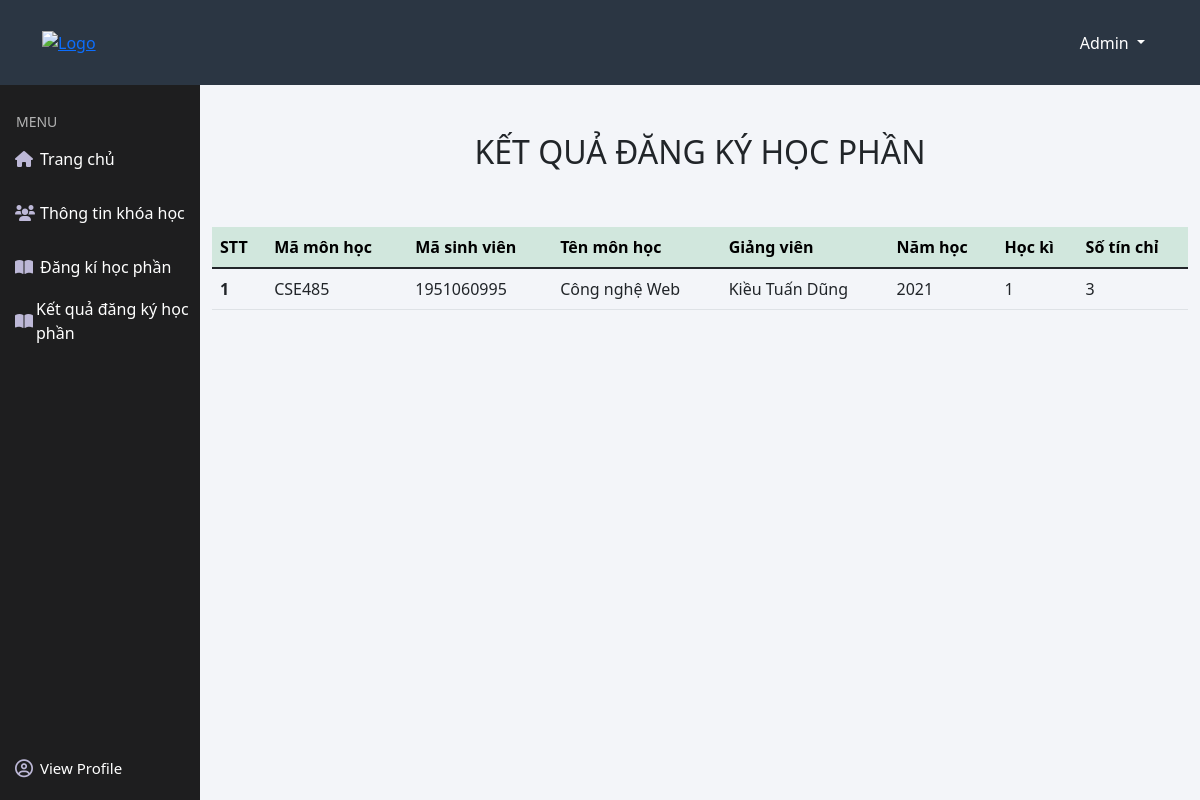
Page /view/student/student_registration_results.php on the earlier database version.
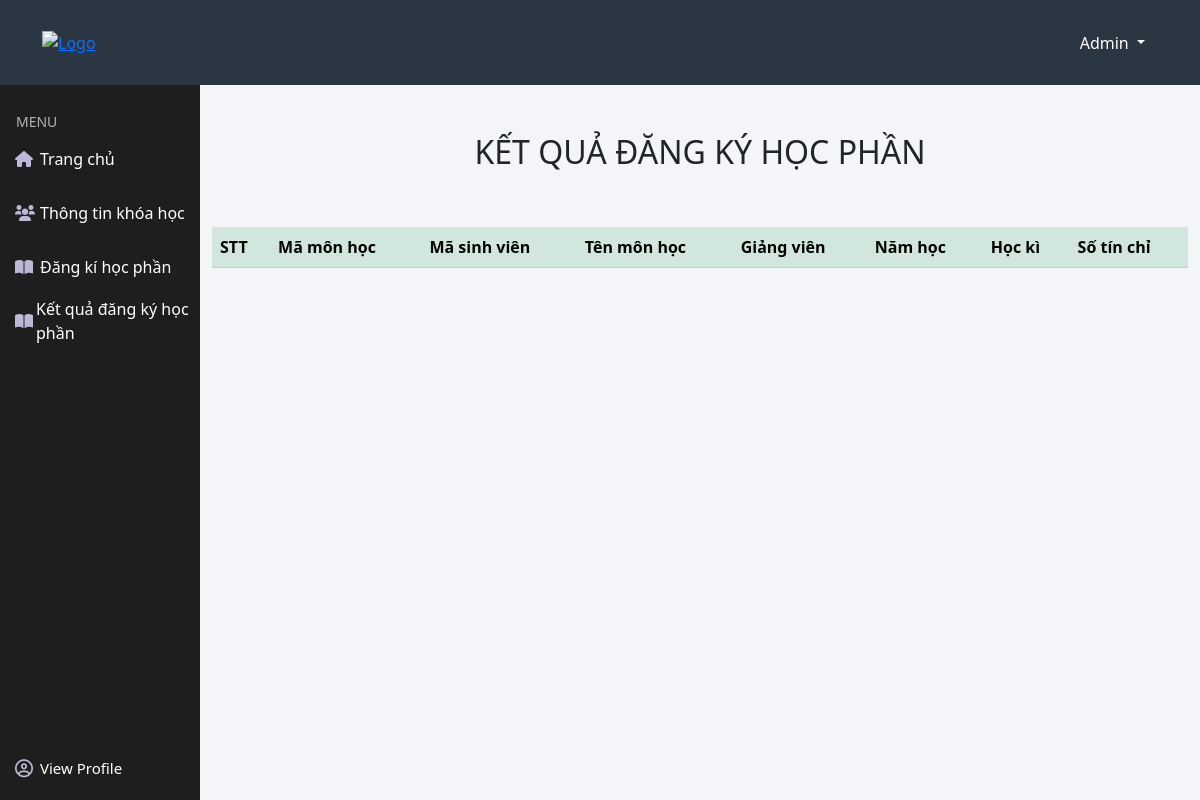
Same page on the later database version.
### tables this page shows
CREATE TABLE `list_register` (
  `teacher_id` int(10) UNSIGNED NOT NULL,
  `std_id` varchar(10) NOT NULL,
  `subject_id` varchar(50) NOT NULL
);

CREATE TABLE `curriculum` (
  `office_id` int(10) UNSIGNED NOT NULL,
  `subject_id` varchar(50) NOT NULL,
  `course_id` varchar(10) NOT NULL,
  `school_year` int(11) NOT NULL,
  `semester` int(11) NOT NULL
);

CREATE TABLE `student` (
  `std_id` varchar(10) NOT NULL,
  `std_name` varchar(50) NOT NULL,
  `std_gender` tinyint(1) NOT NULL,
  `std_birthday` date NOT NULL,
  `std_phone` varchar(10) NOT NULL,
  `std_email` varchar(50) NOT NULL,
  `std_address` varchar(100) NOT NULL,
  `std_pass` varchar(100) NOT NULL,
  `class_id` int(10) UNSIGNED NOT NULL
);

CREATE TABLE `subject` (
  `subject_id` varchar(50) NOT NULL,
  `subject_name` varchar(100) NOT NULL,
  `credits` int(10) UNSIGNED NOT NULL,
  `office_id` int(10) UNSIGNED NOT NULL
);

CREATE TABLE `teacher` (
  `teacher_id` int(10) UNSIGNED NOT NULL,
  `teacher_name` varchar(100) NOT NULL,
  `teacher_gender` tinyint(1) NOT NULL,
  `teacher_birthday` date NOT NULL,
  `teacher_address` varchar(100) NOT NULL,
  `teacher_phone` varchar(100) NOT NULL,
  `teacher_email` varchar(50) NOT NULL,
  `teacher_pass` varchar(100) NOT NULL DEFAULT 'abc',
  `office_id` int(10) UNSIGNED NOT NULL,
  `subject_id` varchar(50) NOT NULL
);

### view/student/student_registration_results.php (the view)
<?php
include '../../partials-front/header.php';
include '../../partials-front/header_nav.php';
include '../../partials-front/student_menu.php';
?>
<div class="col-10 float-end">
    <div class="container">
        <div class="row">
            <h2 class="mt-5" style="text-align: center">KẾT QUẢ ĐĂNG KÝ HỌC
                PHẦN</h2>
            <div class="col-md-12">
                <table class="mt-5 table">
                    <thead>
                        <tr class="table-success">
                            <th scope="col">STT</th>
                            <th scope="col">Mã môn học</th>
                            <th scope="col">Mã sinh viên</th>
                            <th scope="col">Tên môn học</th>
                            <th scope="col">Giảng viên</th>
                            <th scope="col">Năm học</th>
                            <th scope="col">Học kì</th>
                            <th scope="col">Số tín chỉ</th>
                        </tr>
                    </thead>
                    <tbody>
                        <?php
                              include '../../config/config.php';
                              $sql = "SELECT * FROM list_register a INNER JOIN subject o on a.subject_id = o.subject_id  INNER JOIN teacher e on a.teacher_id = e.teacher_id INNER JOIN curriculum c on o.subject_id = c.subject_id INNER JOIN student b on a.std_id = b.std_id";
                              $result = mysqli_query($con,$sql);
                                  $i = 1;
                                  while($row = mysqli_fetch_array($result)){
                                      echo '<tr>',
                                      '<th>'.$i++.'</th>',
                                      '<td>'.$row['subject_id'].'</td>',
                                      '<td>'.$row['std_id'].'</td>',
                                      '<td>'.$row['subject_name'].'</td>',
                                      '<td>'.$row['teacher_name'].'</td>',
                                      '<td>'.$row['school_year'].'</td>',
                                      '<td>'.$row['semester'].'</td>',
                                      '<td>'.$row['credits'].'</td>',
                                  '</tr>';
                                  }
                        ?>
                    </tbody>
                </table>
            </div>
        </div>
    </div>
</div>

Differences in the rows shown:
removed list_register: curriculum.subject_id "CSE485", std.std_id "1951060995", subject.subject_name "Công nghệ Web", teacher_id.teacher_name "Kiều Tuấn Dũng", curriculum.school_year "2021", curriculum.semester "1", curriculum.credits "3"
